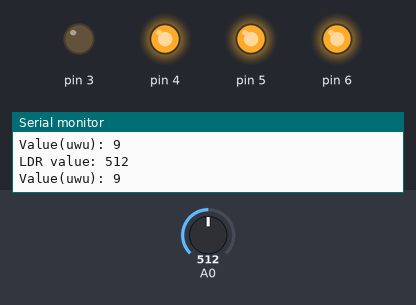
The sketch below on a simulated Arduino Uno, built with avr-gcc and run on an emulated ATmega328P. Parts: output pins drawn as LEDs (lit = HIGH), the last lines printed to the serial monitor. Dashed ring = blinking. The test bench sets the inputs (shaded band); at power-on: A0 = 512. Pins used as bus, display or sensor lines are not drawn.

Above: at 4.8 s.
4.9 s: A0 set to 327
9.9 s: A0 set to 295
At 10.9 s:
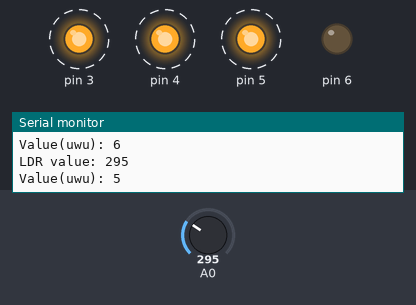
14.9 s: A0 set to 267
19.9 s: A0 set to 232
At 20.9 s:
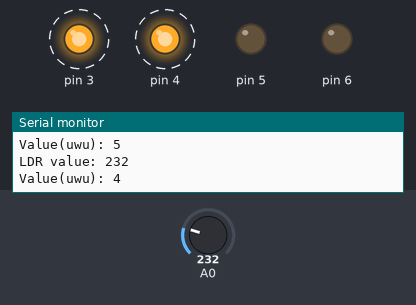
24.9 s: A0 set to 306
At 25.8 s:
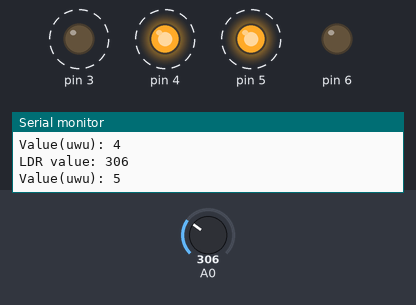
29.9 s: A0 set to 511
At 34.0 s:
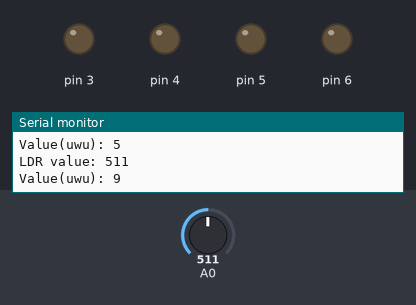
Timing chart, 0 to 35.9 s (numbered marks = the images above; inputs shaded):
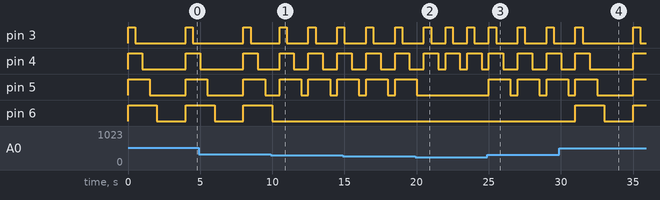

The sketch:

proj.ino
```cpp
int i;
void setup()
{
  Serial.begin(9600);
  for(i=2; i<=6;i++) pinMode(i,OUTPUT);
}

void loop()
{
	int nya = analogRead(A0);
  	int uwu = map(nya,1, 310, 1,6);
      Serial.print("LDR value: ");
      Serial.println(nya);

  	  Serial.print("Value(uwu): ");
  	  Serial.println(uwu);

        for(int i =2; i <= uwu;i++){
      		digitalWrite(i, 1);
        }

        for(int i =2; i <= uwu;i++){
      		digitalWrite(i, 0);
            delay(500);
        }
}
  		
```

Measured:
- the behaviour switches between 310 and 309 on A0 (found by bisection; images 0 and 1)
- the behaviour switches between 249 and 248 on A0 (found by bisection; images 1 and 2)
- after the input at 9.9 s, pin 6: goes on until 10.0 s, then stays LOW
- after the input at 19.9 s, pin 5: goes on until 20.0 s, then stays LOW
- after the input at 24.9 s, pin 3: alternates HIGH for 0.50 s and LOW for 1.5 s, starting after 2.1 s; pin 4: LOW → HIGH after 2.1 s, → LOW 1.0 s later, → HIGH 1.0 s later; pin 5: alternates HIGH for 1.5 s and LOW for 0.50 s, starting after 0.11 s
- after the input at 29.9 s, pin 3: LOW → HIGH after 5.1 s, → LOW 0.50 s later; pin 6: LOW → HIGH after 1.1 s, → LOW 2.0 s later, → HIGH 2.0 s later
- by itself, pin 3: alternates HIGH for 0.50 s and LOW for 1.0 s
- by itself, pin 4: alternates HIGH for 1.0 s and LOW for 0.50 s
